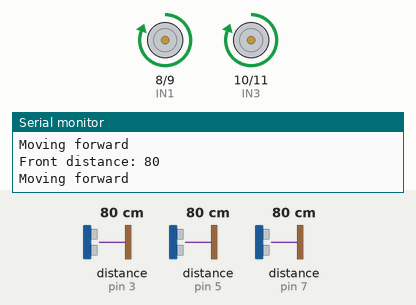
Recording of a sketch running on a simulated Arduino Mega 2560, built with avr-gcc and run on an emulated ATmega2560. Shown: motor-driver pin pairs drawn as motors (green arrow = first pin HIGH = forward, orange = second pin HIGH = backward, longer = more drive), the last lines printed to the serial monitor. Wiring (inferred from the names in the program): ultrasonic range finder: trigger pin 2; echo pin 3. The test bench sets the inputs (shaded band); at power-on: distance to the obstacle (sensors on pin 3, pin 5, pin 7) 80 cm. The echo pulse lasts 58.3 µs per cm.

Above: at 1.3 s.
1.4 s: distance to the obstacle (sensor on pin 3) set to 21 cm
2.9 s: distance to the obstacle (sensor on pin 3) set to 17 cm
At 3.4 s:
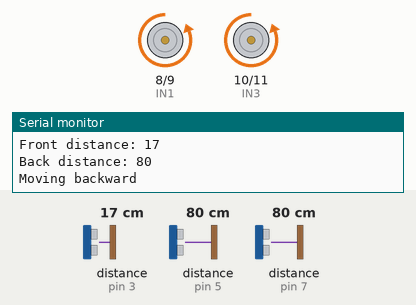
4.5 s: distance to the obstacle (sensor on pin 3) set to 35 cm
At 5.2 s:
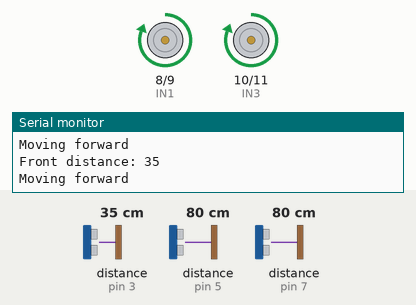
6.0 s: distance to the obstacle (sensor on pin 3) set to 2 cm
At 6.7 s:
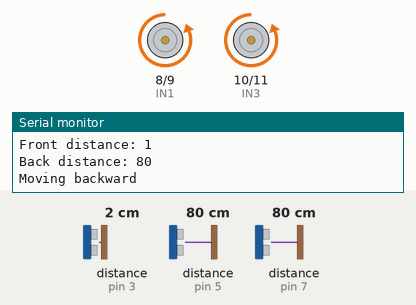
7.5 s: distance to the obstacle (sensor on pin 5) set to 22 cm
9.0 s: distance to the obstacle (sensor on pin 5) set to 17 cm
At 10.2 s:
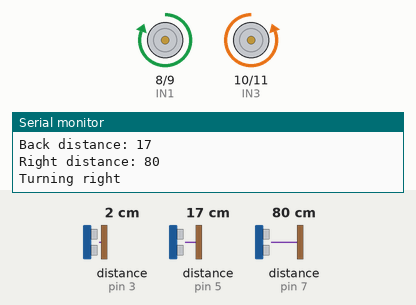
Timing chart, 0 to 11.5 s (numbered marks = the images above; inputs shaded):
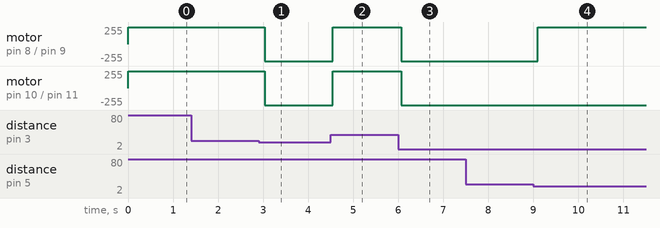

Measured:
- the behaviour switches between 20 and 19 cm on distance to the obstacle (sensor on pin 3) (found by bisection; images 0 and 1)
- the behaviour switches between 20 and 19 cm on distance to the obstacle (sensor on pin 5) (found by bisection; images 3 and 4)
- after the input at 2.9 s, motor on pin 8 (IN1) / pin 9 (IN2), motor on pin 10 (IN3) / pin 11 (IN4): forward 255/255 → backward 255/255 after 0.13 s
- after the input at 4.5 s, motor on pin 8 (IN1) / pin 9 (IN2), motor on pin 10 (IN3) / pin 11 (IN4): backward 255/255 → forward 255/255 after 0.05 s
- after the input at 6.0 s, motor on pin 8 (IN1) / pin 9 (IN2), motor on pin 10 (IN3) / pin 11 (IN4): forward 255/255 → backward 255/255 after 0.06 s
- after the input at 9.0 s, motor on pin 8 (IN1) / pin 9 (IN2): backward 255/255 → forward 255/255 after 0.09 s

The sketch:

delivery-1.ino
```cpp
// Define motor pins for Arduino Mega using one motor driver
#define IN1  8   // Motor 1
#define IN2  9   // Motor 1
#define IN3  10  // Motor 2
#define IN4  11  // Motor 2

// Define ultrasonic sensor pins
#define TRIG_FRONT  2   // Front sensor
#define ECHO_FRONT  3   // Front sensor
#define TRIG_BACK   4   // Back sensor
#define ECHO_BACK   5   // Back sensor
#define TRIG_RIGHT  6   // Right sensor
#define ECHO_RIGHT  7   // Right sensor
#define TRIG_LEFT   12  // Left sensor
#define ECHO_LEFT   13  // Left sensor

const int distanceThreshold = 20; // Distance threshold in cm for obstacle detection

void setup() {
  // Initialize the motor pins as outputs
  pinMode(IN1, OUTPUT);
  pinMode(IN2, OUTPUT);
  pinMode(IN3, OUTPUT);
  pinMode(IN4, OUTPUT);

  // Initialize the ultrasonic sensor pins
  pinMode(TRIG_FRONT, OUTPUT);
  pinMode(ECHO_FRONT, INPUT);
  pinMode(TRIG_BACK, OUTPUT);
  pinMode(ECHO_BACK, INPUT);
  pinMode(TRIG_RIGHT, OUTPUT);
  pinMode(ECHO_RIGHT, INPUT);
  pinMode(TRIG_LEFT, OUTPUT);
  pinMode(ECHO_LEFT, INPUT);

  // Start serial communication at 9600 baud
  Serial.begin(9600);
}

void loop() {
  if (!isObstacleFront()) {
    moveForward();
  } else if (!isObstacleBack()) {
    moveBackward();
  } else if (!isObstacleRight()) {
    turnRight();
  } else if (!isObstacleLeft()) {
    turnLeft();
  } else {
    stopMotors();
  }

  delay(500); // Adjust delay as needed for smoother movement
}

void moveForward() {
  Serial.println("Moving forward");
  digitalWrite(IN1, HIGH);
  digitalWrite(IN2, LOW);
  digitalWrite(IN3, HIGH);
  digitalWrite(IN4, LOW);
}

void moveBackward() {
  Serial.println("Moving backward");
  digitalWrite(IN1, LOW);
  digitalWrite(IN2, HIGH);
  digitalWrite(IN3, LOW);
  digitalWrite(IN4, HIGH);
}

void turnLeft() {
  Serial.println("Turning left");
  digitalWrite(IN1, LOW);
  digitalWrite(IN2, HIGH);
  digitalWrite(IN3, HIGH);
  digitalWrite(IN4, LOW);
}

void turnRight() {
  Serial.println("Turning right");
  digitalWrite(IN1, HIGH);
  digitalWrite(IN2, LOW);
  digitalWrite(IN3, LOW);
  digitalWrite(IN4, HIGH);
}

void stopMotors() {
  Serial.println("Stopping motors");
  digitalWrite(IN1, LOW);
  digitalWrite(IN2, LOW);
  digitalWrite(IN3, LOW);
  digitalWrite(IN4, LOW);
}

// Function to measure distance using an ultrasonic sensor
long measureDistance(int trigPin, int echoPin) {
  digitalWrite(trigPin, LOW);
  delayMicroseconds(2);
  digitalWrite(trigPin, HIGH);
  delayMicroseconds(10);
  digitalWrite(trigPin, LOW);

  long duration = pulseIn(echoPin, HIGH);
  long distance = (duration / 2) / 29.1; // Convert time to distance in cm
  return distance;
}

// Check for obstacles
bool isObstacleFront() {
  long distance = measureDistance(TRIG_FRONT, ECHO_FRONT);
  Serial.print("Front distance: ");
  Serial.println(distance);
  return (distance < distanceThreshold);
}

bool isObstacleBack() {
  long distance = measureDistance(TRIG_BACK, ECHO_BACK);
  Serial.print("Back distance: ");
  Serial.println(distance);
  return (distance < distanceThreshold);
}

bool isObstacleRight() {
  long distance = measureDistance(TRIG_RIGHT, ECHO_RIGHT);
  Serial.print("Right distance: ");
  Serial.println(distance);
  return (distance < distanceThreshold);
}

bool isObstacleLeft() {
  long distance = measureDistance(TRIG_LEFT, ECHO_LEFT);
  Serial.print("Left distance: ");
  Serial.println(distance);
  return (distance < distanceThreshold);
}
```
